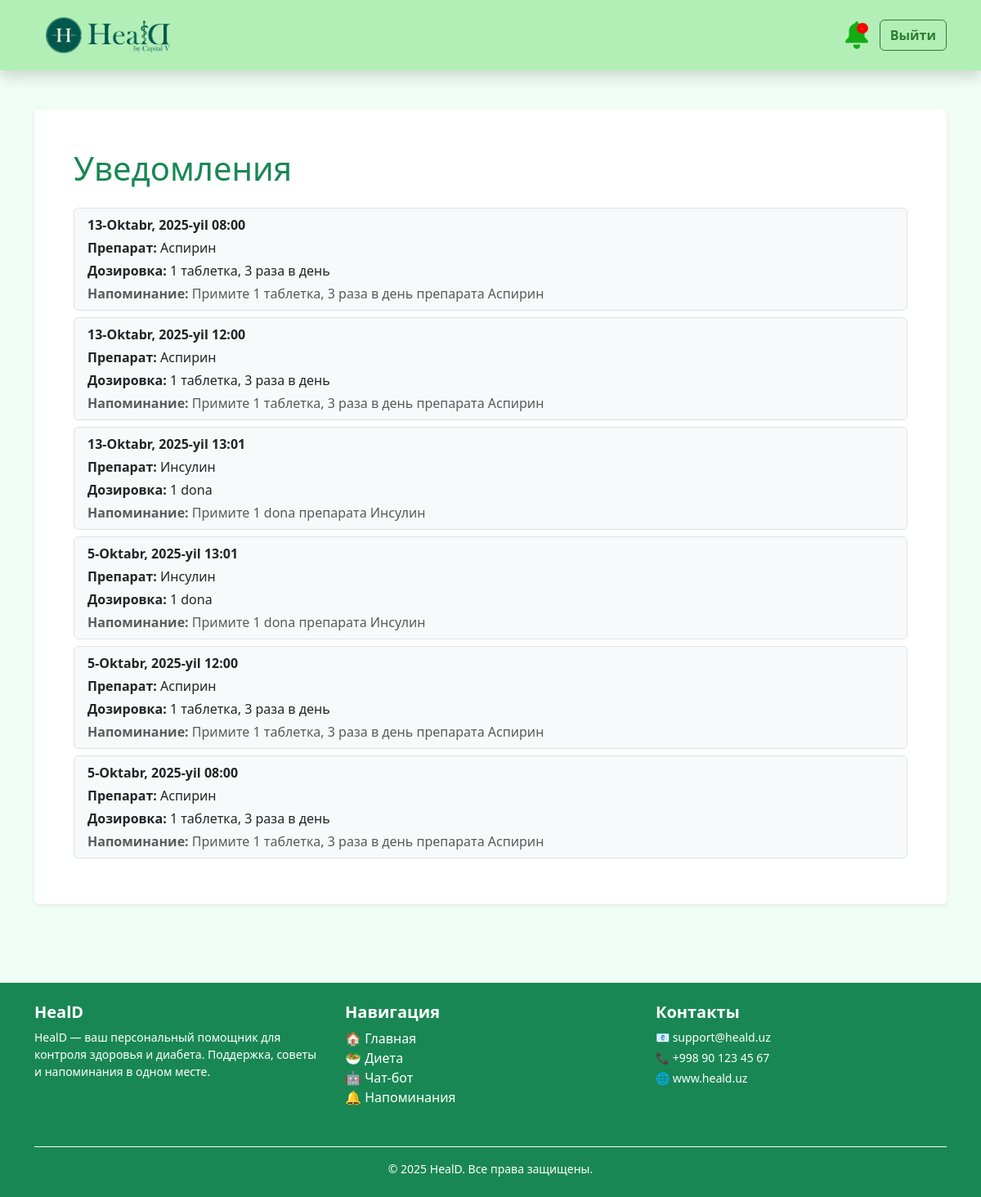
The app's page /notifications/ (signed in) with its own data.
### diary/models.py (models this page shows, shortened)
class NotificationLog(models.Model):
    user = models.ForeignKey(User, on_delete=models.CASCADE)
    medicine = models.ForeignKey(Medicine, on_delete=models.CASCADE)
    time = models.TimeField()
    date = models.DateField(default=timezone.now)
    created_at = models.DateTimeField(auto_now_add=True)
    is_taken = models.BooleanField(default=False)  # yangi maydon

class Medicine(models.Model):
    user = models.ForeignKey(User, on_delete=models.CASCADE)
    name = models.CharField(max_length=100)
    dose = models.CharField(max_length=100)

### diary/views.py (the view)
# urls.py: path("notifications/", views.notifications_view, name="notifications"),
@login_required
def notifications_view(request):
    now = timezone.localtime()
    today = now.date()
    current_time = now.time()
    times = MedicineTime.objects.filter(medicine__user=request.user)
    for t in times:
        exists = NotificationLog.objects.filter(
            user=request.user,
            medicine=t.medicine,
            time=t.time,
            date=today
        ).exists()
        if current_time >= t.time and not exists:
            NotificationLog.objects.create(
                user=request.user,
                medicine=t.medicine,
                time=t.time,
                date=today
            )
    logs = NotificationLog.objects.filter(user=request.user).order_by("-created_at")
    return render(request, "notifications.html", {"logs": logs})

### diary/templates/notifications.html (shortened to what this page needs)
{% extends "base.html" %}
{% block content %}
  <div class="bg-white p-4 p-md-5 rounded shadow-sm">
    <h1 class="text-success mb-4">Уведомления</h1>
    {% if logs %}
      <ul class="list-group">
        {% for log in logs %}
          <li class="list-group-item mb-2 border rounded bg-light">
            <p class="mb-1">
              <strong>{{ log.date }} {{ log.time|time:"H:i" }}</strong>
            </p>
            <p class="mb-1">
              <strong>Препарат:</strong> {{ log.medicine.name }}
            </p>
            <p class="mb-1">
              <strong>Дозировка:</strong> {{ log.medicine.dose }}
            </p>
            <p class="mb-0 text-muted">
              <strong>Напоминание:</strong> Примите {{ log.medicine.dose }} препарата {{ log.medicine.name }}
            </p>
          </li>
        {% endfor %}
      </ul>
    {% else %}
      <p class="text-muted">Пока уведомлений нет</p>
    {% endif %}
  </div>
{% endblock %}

### diary/templates/base.html (style rules this page uses)
body { background-color: #f0fdf4; color: #263238; }

### records on screen
NotificationLog: date "5-Oktabr, 2025-yil", time "13:01", medicine.name "Инсулин", medicine.dose "1 dona"
NotificationLog: date "5-Oktabr, 2025-yil", time "12:00", medicine.name "Аспирин", medicine.dose "1 таблетка, 3 раза в день"
NotificationLog: date "5-Oktabr, 2025-yil", time "08:00", medicine.name "Аспирин", medicine.dose "1 таблетка, 3 раза в день"
